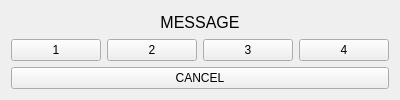
<?xml version="1.0" encoding="UTF-8"?>
<ui version="4.0">
 <class>wgt_choose_optionClass</class>
 <widget class="QWidget" name="wgt_choose_optionClass">
  <property name="geometry">
   <rect>
    <x>0</x>
    <y>0</y>
    <width>400</width>
    <height>100</height>
   </rect>
  </property>
  <property name="minimumSize">
   <size>
    <width>200</width>
    <height>100</height>
   </size>
  </property>
  <property name="windowTitle">
   <string>wgt_choose_option</string>
  </property>
  <layout class="QGridLayout" name="gridLayout">
   <item row="0" column="0" colspan="4">
    <widget class="QLabel" name="label_message">
     <property name="font">
      <font>
       <pointsize>12</pointsize>
      </font>
     </property>
     <property name="text">
      <string>MESSAGE</string>
     </property>
     <property name="alignment">
      <set>Qt::AlignCenter</set>
     </property>
     <property name="wordWrap">
      <bool>true</bool>
     </property>
    </widget>
   </item>
   <item row="1" column="0">
    <widget class="QPushButton" name="pushButton_1">
     <property name="text">
      <string>1</string>
     </property>
    </widget>
   </item>
   <item row="1" column="1">
    <widget class="QPushButton" name="pushButton_2">
     <property name="text">
      <string>2</string>
     </property>
    </widget>
   </item>
   <item row="1" column="2">
    <widget class="QPushButton" name="pushButton_3">
     <property name="text">
      <string>3</string>
     </property>
    </widget>
   </item>
   <item row="1" column="3">
    <widget class="QPushButton" name="pushButton_4">
     <property name="text">
      <string>4</string>
     </property>
    </widget>
   </item>
   <item row="2" column="0" colspan="4">
    <widget class="QPushButton" name="pushButton_cancel">
     <property name="text">
      <string>CANCEL</string>
     </property>
    </widget>
   </item>
  </layout>
 </widget>
 <layoutdefault spacing="6" margin="11"/>
 <resources/>
 <connections/>
</ui>
